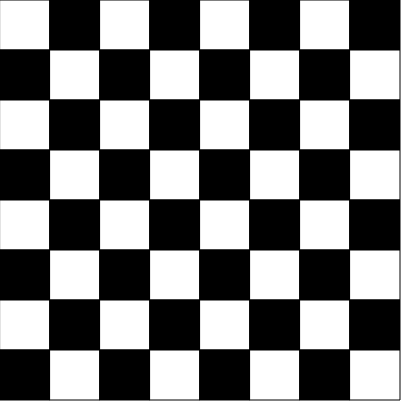
Frame 1 (no input)
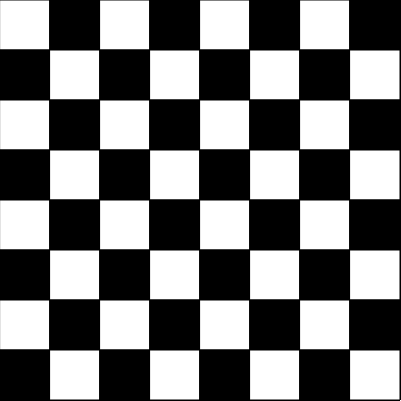
Frame 60 (no input)
Frame 120 (the mouse pressed at the canvas centre since frame 60): identical to frame 60, image omitted

The p5.js sketch that drew these frames (run headless with seeded random() and noise() and a simulated clock; from frame 60 on, the mouse is pressed at the canvas centre):

// p5.js sketch
// ── sketch.js
function setup(){
	createCanvas(401, 401)
}

function draw() {
  print(2)
  var a=1;
  //color of each individual square
  var c=0;

  for (var x=0; x<400; x=x+50) {
  	//alternates the fill between black and white
    a=a*-1;
    for (var y=0; y<400; y=y+50) {
      //alternates the fill between black and white
      a=a*-1;
      if (a<0) {
      	//set color to black
        c=0;
      }
      if (a>0) {
      	//set color to white
        c=255;
      }
      //changes fill to c
      fill(c);
      //draws the checkers square
      rect(x, y, 50, 50);
    }
  }
}
